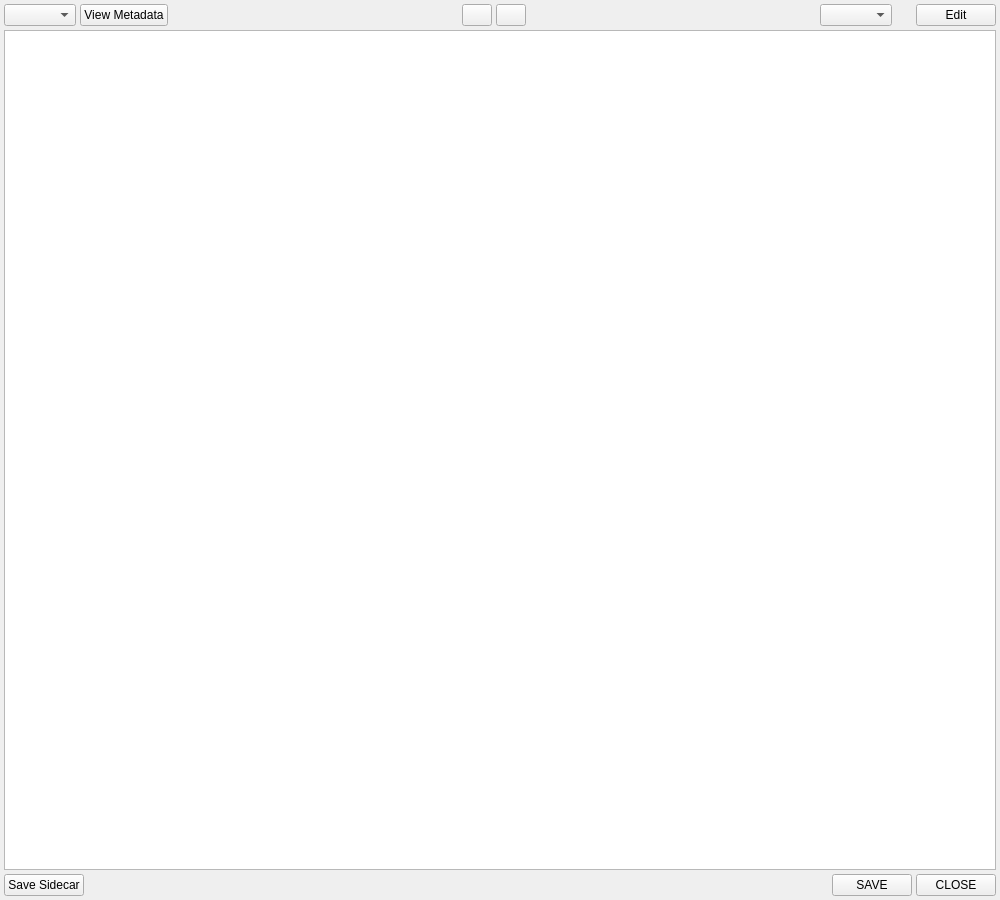
<?xml version="1.0" encoding="UTF-8"?>
<ui version="4.0">
 <class>w_metadataEditor</class>
 <widget class="QWidget" name="w_metadataEditor">
  <property name="geometry">
   <rect>
    <x>0</x>
    <y>0</y>
    <width>1000</width>
    <height>900</height>
   </rect>
  </property>
  <property name="sizePolicy">
   <sizepolicy hsizetype="Expanding" vsizetype="Preferred">
    <horstretch>0</horstretch>
    <verstretch>0</verstretch>
   </sizepolicy>
  </property>
  <property name="windowTitle">
   <string>Metadata Editor</string>
  </property>
  <layout class="QHBoxLayout" name="horizontalLayout">
   <property name="spacing">
    <number>4</number>
   </property>
   <property name="leftMargin">
    <number>4</number>
   </property>
   <property name="topMargin">
    <number>4</number>
   </property>
   <property name="rightMargin">
    <number>4</number>
   </property>
   <property name="bottomMargin">
    <number>4</number>
   </property>
   <item>
    <layout class="QVBoxLayout" name="lo_main">
     <item>
      <layout class="QHBoxLayout" name="lo_top">
       <item>
        <widget class="QComboBox" name="cb_fileList"/>
       </item>
       <item>
        <widget class="QPushButton" name="b_showMetadataPopup">
         <property name="text">
          <string>View Metadata</string>
         </property>
        </widget>
       </item>
       <item>
        <spacer name="horizontalSpacer_3">
         <property name="orientation">
          <enum>Qt::Horizontal</enum>
         </property>
         <property name="sizeHint" stdset="0">
          <size>
           <width>40</width>
           <height>20</height>
          </size>
         </property>
        </spacer>
       </item>
       <item>
        <widget class="QPushButton" name="b_filters">
         <property name="sizePolicy">
          <sizepolicy hsizetype="Fixed" vsizetype="Fixed">
           <horstretch>0</horstretch>
           <verstretch>0</verstretch>
          </sizepolicy>
         </property>
         <property name="minimumSize">
          <size>
           <width>30</width>
           <height>0</height>
          </size>
         </property>
         <property name="maximumSize">
          <size>
           <width>30</width>
           <height>16777215</height>
          </size>
         </property>
         <property name="text">
          <string/>
         </property>
         <property name="checkable">
          <bool>true</bool>
         </property>
        </widget>
       </item>
       <item>
        <widget class="QPushButton" name="b_reset">
         <property name="sizePolicy">
          <sizepolicy hsizetype="Fixed" vsizetype="Fixed">
           <horstretch>0</horstretch>
           <verstretch>0</verstretch>
          </sizepolicy>
         </property>
         <property name="minimumSize">
          <size>
           <width>30</width>
           <height>0</height>
          </size>
         </property>
         <property name="maximumSize">
          <size>
           <width>30</width>
           <height>16777215</height>
          </size>
         </property>
         <property name="text">
          <string/>
         </property>
        </widget>
       </item>
       <item>
        <spacer name="horizontalSpacer_2">
         <property name="orientation">
          <enum>Qt::Horizontal</enum>
         </property>
         <property name="sizeHint" stdset="0">
          <size>
           <width>40</width>
           <height>20</height>
          </size>
         </property>
        </spacer>
       </item>
       <item>
        <widget class="QComboBox" name="cb_presets"/>
       </item>
       <item>
        <spacer name="horizontalSpacer_4">
         <property name="orientation">
          <enum>Qt::Horizontal</enum>
         </property>
         <property name="sizeType">
          <enum>QSizePolicy::Fixed</enum>
         </property>
         <property name="sizeHint" stdset="0">
          <size>
           <width>20</width>
           <height>20</height>
          </size>
         </property>
        </spacer>
       </item>
       <item>
        <widget class="QPushButton" name="b_presets">
         <property name="text">
          <string>Edit</string>
         </property>
        </widget>
       </item>
      </layout>
     </item>
     <item>
      <widget class="QTableView" name="tw_metaEditor"/>
     </item>
     <item>
      <layout class="QHBoxLayout" name="lo_bottom">
       <item>
        <widget class="QPushButton" name="b_sidecar_save">
         <property name="text">
          <string>Save Sidecar</string>
         </property>
        </widget>
       </item>
       <item>
        <spacer name="horizontalSpacer">
         <property name="orientation">
          <enum>Qt::Horizontal</enum>
         </property>
         <property name="sizeHint" stdset="0">
          <size>
           <width>40</width>
           <height>20</height>
          </size>
         </property>
        </spacer>
       </item>
       <item>
        <widget class="QPushButton" name="b_save">
         <property name="text">
          <string>SAVE</string>
         </property>
        </widget>
       </item>
       <item>
        <widget class="QPushButton" name="b_close">
         <property name="text">
          <string>CLOSE</string>
         </property>
        </widget>
       </item>
      </layout>
     </item>
    </layout>
   </item>
  </layout>
 </widget>
 <resources/>
 <connections/>
</ui>
